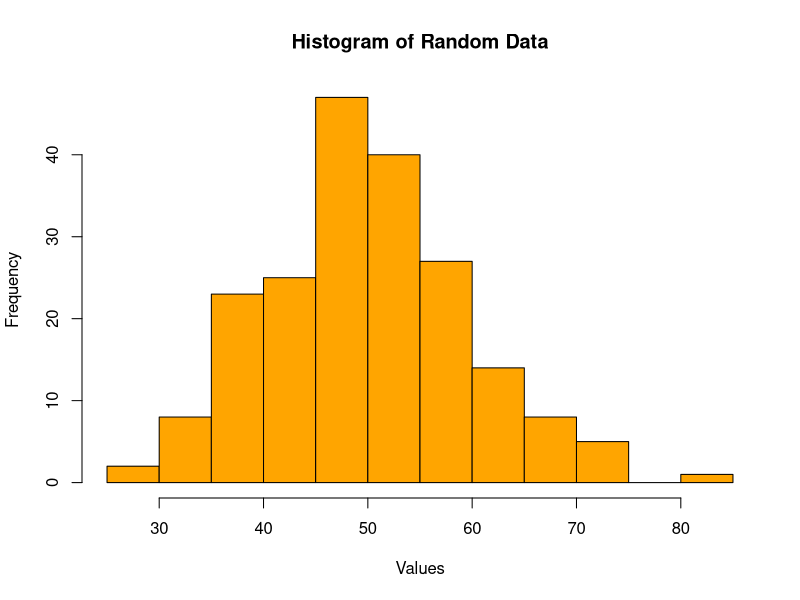

This figure's R source:
dir.create("plots", showWarnings = FALSE)
set.seed(123)
x <- rnorm(200, mean = 50, sd = 10)
png("plots/16_histogram.png", width = 800, height = 600)
hist(x, main = "Histogram of Random Data", xlab = "Values", ylab = "Frequency", col = "orange", border = "black")
dev.off()
cat("Histogram saved to plots/16_histogram.png\n")
cat("Sample mean =", mean(x), "\n")
cat("Sample standard deviation =", sd(x), "\n")
